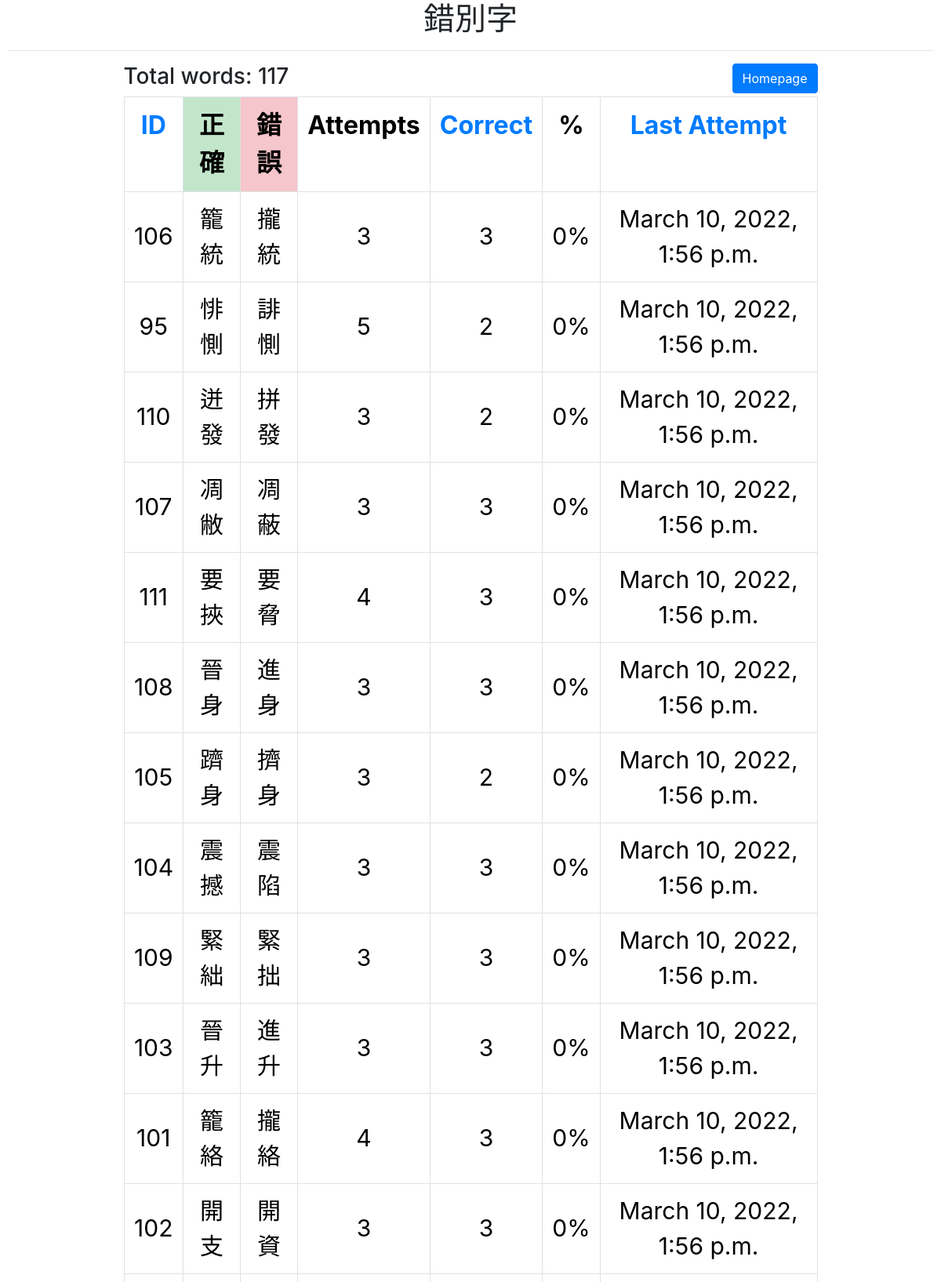
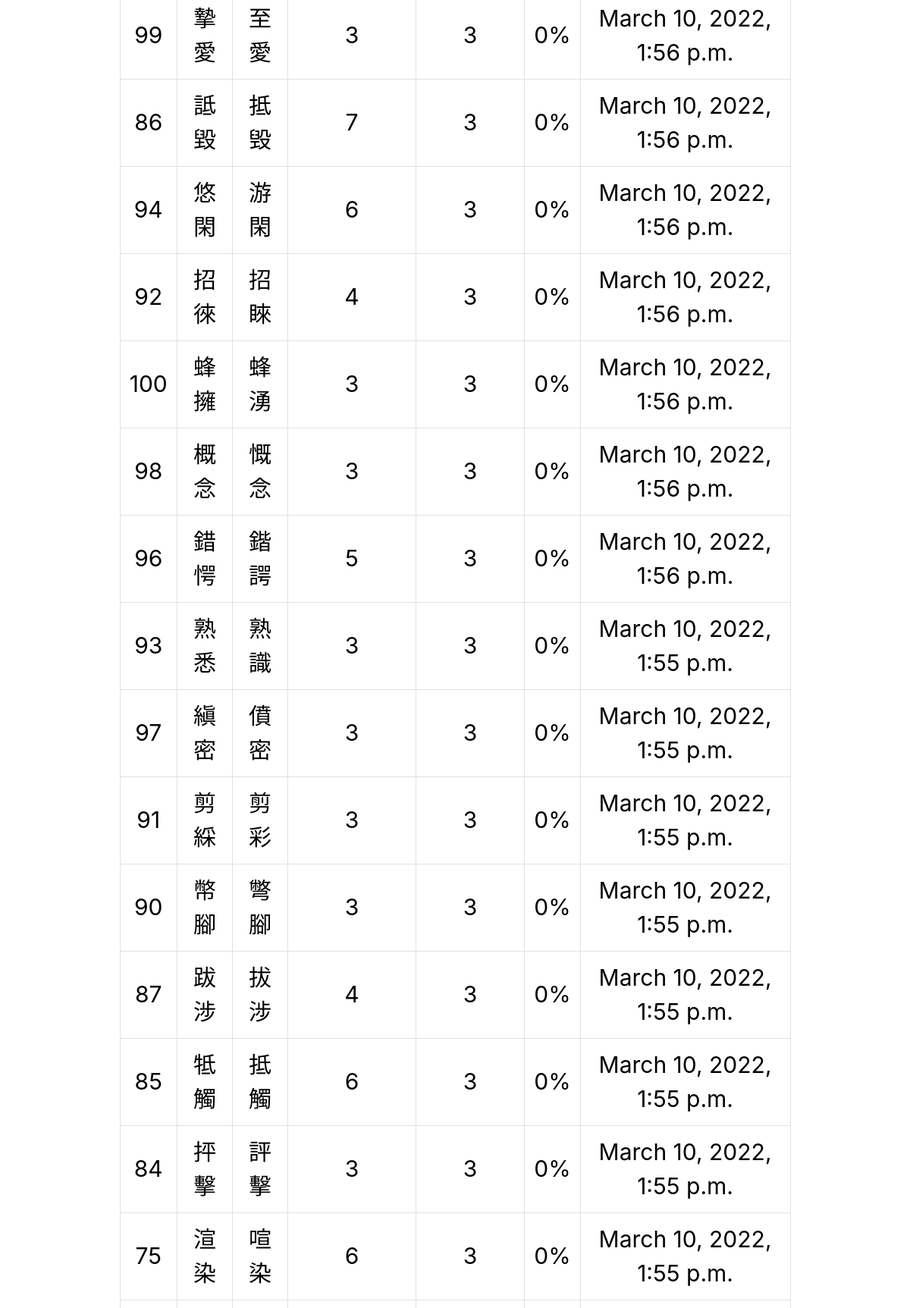
Screenshot of /statistics/attempts (upper part) with the database file from the repository (2 pictures, top to bottom).
### rightwrong/models.py (models this page shows)
class Word(models.Model):
    right = models.CharField(max_length=64)
    wrong = models.CharField(max_length=64)
    numOfAttempts = models.IntegerField(default=0)
    numOfCorrect = models.IntegerField(default=0)
    lastAttempt = models.DateTimeField(auto_now=True)
    description = models.TextField(blank=True)

### rightwrong/views.py (the view)
# urls.py: path("statistics/<str:sort>", views.statistics, name="statistics"),
def statistics(request, sort):
    print(sort)
    if sort == 'id':
        words = Word.objects.all()
    elif sort == 'correct':
        words = Word.objects.order_by('-numOfCorrect')
    elif sort == 'attempts':
        words = Word.objects.order_by('-lastAttempt')
    return render(request, "statistics.html", {
        "words": words
    })

### rightwrong/templates/statistics.html (shortened to what this page needs)
<!DOCTYPE html>
<html lang="en">
<head>
    <link rel="stylesheet" href="https://stackpath.bootstrapcdn.com/bootstrap/4.4.1/css/bootstrap.min.css"
>
    {% load static %}
    <link rel="stylesheet" href="{% static 'styles.css' %}">
</head>
<body>
    <h1 class="text-center">錯別字</h1>
    <hr>
    <div id="display_width" class="text-center mx-auto position-relative">
        <h3 class="float-left d-inline">Total words: {{ words.count }}</h3>
        <a href="/" class="btn btn-primary float-right" id="statistics">Homepage</a>
        <table class="table table-bordered table-fixed" style="color: black;">
            <tbody>
                <tr>
                    <th><a href="{% url 'statistics' 'id' %}">ID</a></th>
                    <th class="table-success">正確</th>
                    <th class="table-danger">錯誤</th>
                    <th>Attempts</th>
                    <th><a href="{% url 'statistics' 'correct' %}">Correct</a> </th>
                    <th>%</th>
                    <th class="last-attempt"><a href="{% url 'statistics' 'attempts' %}">Last Attempt</a></th>
                </tr>
                {% for word in words %}
                <tr>
                    <td class="align-middle">{{ word.id }} </td>
                    <td class="align-middle">{{ word.right }}</td>
                    <td class="align-middle">{{ word.wrong }}</td>
                    <td class="align-middle" id="attempts">{{ word.numOfAttempts }} </td>
                    <td class="align-middle" id="corrects">{{ word.numOfCorrect }} </td>
                    <td class="align-middle"> <span id="percentage"></span>%</td>
                    <td class="last-attempt align-middle">{{ word.lastAttempt }}</td>
                </tr>
                {% endfor %}
            </tbody>
        </table>
    </div>
</body>
</html>

### rightwrong/static/styles.css (style rules this page uses)
html { font-size: 16px; }
td { font-size: 30px; }
body { padding-bottom: 100px; padding-left: 10px; padding-right: 10px; }
.last-attempt { display: none; }
@media screen and (min-width: 750px) { #display_width { width: 75%; font-size: 32px; padding: 0; } }
@media screen and (min-width: 750px) { .last-attempt { display: table-cell } }

### rows the page displays
Word: id "106", right "籠統", wrong "攏統", numOfAttempts "3", numOfCorrect "3", lastAttempt "March 10, 2022, 1:56 p.m."
Word: id "95", right "悱惻", wrong "誹惻", numOfAttempts "5", numOfCorrect "2", lastAttempt "March 10, 2022, 1:56 p.m."
Word: id "110", right "迸發", wrong "拼發", numOfAttempts "3", numOfCorrect "2", lastAttempt "March 10, 2022, 1:56 p.m."
Word: id "107", right "凋敝", wrong "凋蔽", numOfAttempts "3", numOfCorrect "3", lastAttempt "March 10, 2022, 1:56 p.m."
Word: id "111", right "要挾", wrong "要脅", numOfAttempts "4", numOfCorrect "3", lastAttempt "March 10, 2022, 1:56 p.m."
Word: id "108", right "晉身", wrong "進身", numOfAttempts "3", numOfCorrect "3", lastAttempt "March 10, 2022, 1:56 p.m."
Word: id "105", right "躋身", wrong "擠身", numOfAttempts "3", numOfCorrect "2", lastAttempt "March 10, 2022, 1:56 p.m."
Word: id "104", right "震撼", wrong "震陷", numOfAttempts "3", numOfCorrect "3", lastAttempt "March 10, 2022, 1:56 p.m."
Word: id "109", right "緊絀", wrong "緊拙", numOfAttempts "3", numOfCorrect "3", lastAttempt "March 10, 2022, 1:56 p.m."
Word: id "103", right "晉升", wrong "進升", numOfAttempts "3", numOfCorrect "3", lastAttempt "March 10, 2022, 1:56 p.m."
Word: id "101", right "籠絡", wrong "攏絡", numOfAttempts "4", numOfCorrect "3", lastAttempt "March 10, 2022, 1:56 p.m."
Word: id "102", right "開支", wrong "開資", numOfAttempts "3", numOfCorrect "3", lastAttempt "March 10, 2022, 1:56 p.m."
Word: id "99", right "摯愛", wrong "至愛", numOfAttempts "3", numOfCorrect "3", lastAttempt "March 10, 2022, 1:56 p.m."
Word: id "86", right "詆毀", wrong "抵毁", numOfAttempts "7", numOfCorrect "3", lastAttempt "March 10, 2022, 1:56 p.m."
Word: id "94", right "悠閑", wrong "游閑", numOfAttempts "6", numOfCorrect "3", lastAttempt "March 10, 2022, 1:56 p.m."
Word: id "92", right "招徠", wrong "招睞", numOfAttempts "4", numOfCorrect "3", lastAttempt "March 10, 2022, 1:56 p.m."
Word: id "100", right "蜂擁", wrong "蜂湧", numOfAttempts "3", numOfCorrect "3", lastAttempt "March 10, 2022, 1:56 p.m."
Word: id "98", right "概念", wrong "慨念", numOfAttempts "3", numOfCorrect "3", lastAttempt "March 10, 2022, 1:56 p.m."
Word: id "96", right "錯愕", wrong "鍇諤", numOfAttempts "5", numOfCorrect "3", lastAttempt "March 10, 2022, 1:56 p.m."
Word: id "93", right "熟悉", wrong "熟識", numOfAttempts "3", numOfCorrect "3", lastAttempt "March 10, 2022, 1:55 p.m."
Word: id "97", right "縝密", wrong "僨密", numOfAttempts "3", numOfCorrect "3", lastAttempt "March 10, 2022, 1:55 p.m."
Word: id "91", right "剪綵", wrong "剪彩", numOfAttempts "3", numOfCorrect "3", lastAttempt "March 10, 2022, 1:55 p.m."
Word: id "90", right "幣腳", wrong "彆腳", numOfAttempts "3", numOfCorrect "3", lastAttempt "March 10, 2022, 1:55 p.m."
Word: id "87", right "跋涉", wrong "拔涉", numOfAttempts "4", numOfCorrect "3", lastAttempt "March 10, 2022, 1:55 p.m."
Word: id "85", right "牴觸", wrong "抵觸", numOfAttempts "6", numOfCorrect "3", lastAttempt "March 10, 2022, 1:55 p.m."
Word: id "84", right "抨擊", wrong "評擊", numOfAttempts "3", numOfCorrect "3", lastAttempt "March 10, 2022, 1:55 p.m."
Word: id "75", right "渲染", wrong "喧染", numOfAttempts "6", numOfCorrect "3", lastAttempt "March 10, 2022, 1:55 p.m."

### other values shown
{{ words.count }} "117"
